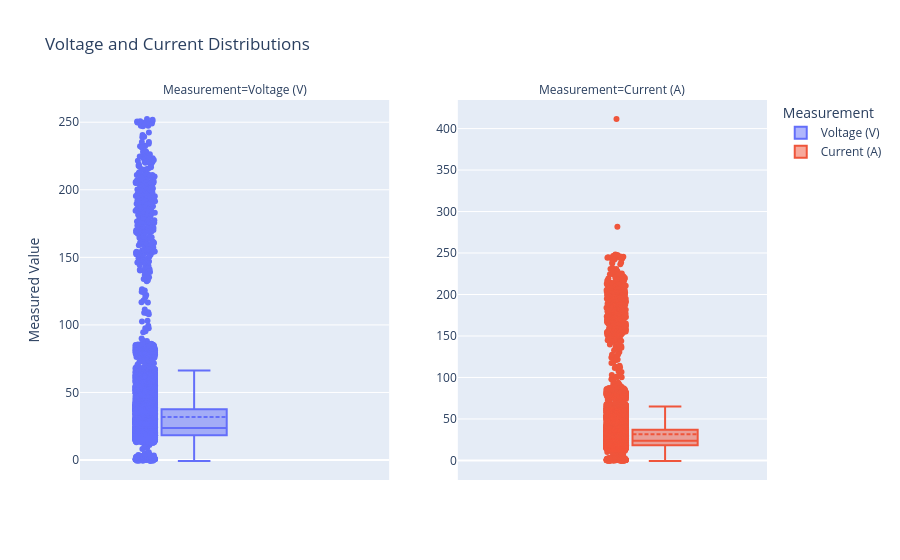

Notebook code for this chart:
### Code cell
# Side-by-side plots to show voltage and current distributions
print("\nPlotting Voltage and Current Distributions")
df_voltage = pd.DataFrame({'Value': data[:, 0].flatten(), 'Measurement': 'Voltage (V)'})
df_current = pd.DataFrame({'Value': data[:, 1].flatten(), 'Measurement': 'Current (A)'})
df_voltage_current = pd.concat([df_voltage, df_current], ignore_index=True)

fig_voltage_current_dist = px.box(
    df_voltage_current,
    y="Value",
    color="Measurement",
    facet_col="Measurement",
    facet_col_spacing=0.1,
    title="Voltage and Current Distributions",
    labels={"Value": "Measured Value"},
    points="all",
)

fig_voltage_current_dist.update_traces(boxmean=True)

fig_voltage_current_dist.update_yaxes(matches=None)
fig_voltage_current_dist.update_yaxes(showticklabels=True)

fig_voltage_current_dist.show()
fig_voltage_current_dist.write_html(str(save_path.with_suffix(".html")))

### Figure 1 — Plotly figure (JSON) as saved in the notebook; plotly's stock layout.template omitted (floating-point values rounded to 4 significant figures; data arrays with more than 128 entries replaced by an {"elided": "..."} marker saying what was removed)
{"data": [{"alignmentgroup": "True", "boxmean": true, "boxpoints": "all", "hovertemplate": "Measurement=Voltage (V)<br>Measured Value=%{y}<extra></extra>", "legendgroup": "Voltage (V)", "marker": {"color": "#636efa"}, "name": "Voltage (V)", "notched": false, "offsetgroup": "Voltage (V)", "orientation": "v", "showlegend": true, "type": "box", "x0": " ", "xaxis": "x", "y": {"elided": "20000 float values"}, "y0": " ", "yaxis": "y"}, {"alignmentgroup": "True", "boxmean": true, "boxpoints": "all", "hovertemplate": "Measurement=Current (A)<br>Measured Value=%{y}<extra></extra>", "legendgroup": "Current (A)", "marker": {"color": "#EF553B"}, "name": "Current (A)", "notched": false, "offsetgroup": "Current (A)", "orientation": "v", "showlegend": true, "type": "box", "x0": " ", "xaxis": "x2", "y": {"elided": "20000 float values"}, "y0": " ", "yaxis": "y2"}], "layout": {"annotations": [{"font": {}, "showarrow": false, "text": "Measurement=Voltage (V)", "x": 0.225, "xanchor": "center", "xref": "paper", "y": 1, "yanchor": "bottom", "yref": "paper"}, {"font": {}, "showarrow": false, "text": "Measurement=Current (A)", "x": 0.775, "xanchor": "center", "xref": "paper", "y": 1, "yanchor": "bottom", "yref": "paper"}], "boxmode": "group", "legend": {"title": {"text": "Measurement"}, "tracegroupgap": 0}, "title": {"text": "Voltage and Current Distributions"}, "xaxis": {"anchor": "y", "domain": [0, 0.45]}, "xaxis2": {"anchor": "y2", "domain": [0.55, 1], "matches": "x"}, "yaxis": {"anchor": "x", "domain": [0, 1], "showticklabels": true, "title": {"text": "Measured Value"}}, "yaxis2": {"anchor": "x2", "domain": [0, 1], "showticklabels": true}}}
